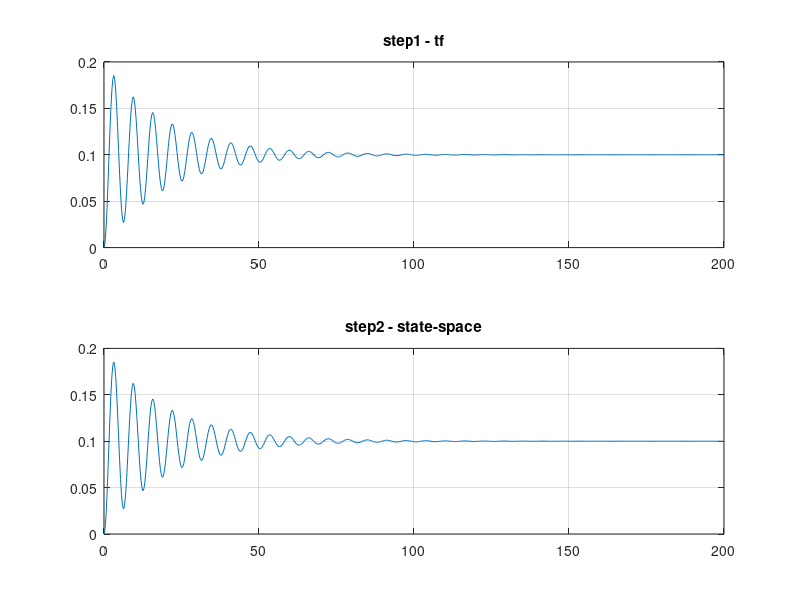
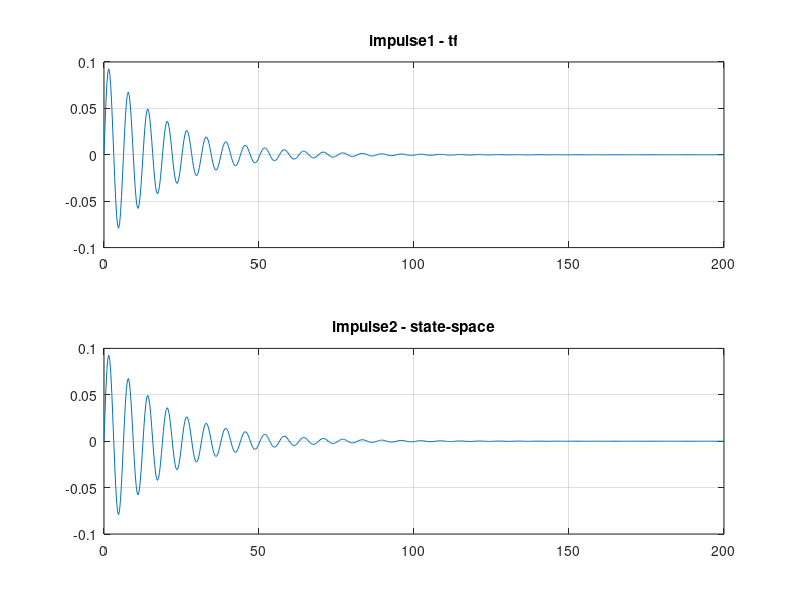
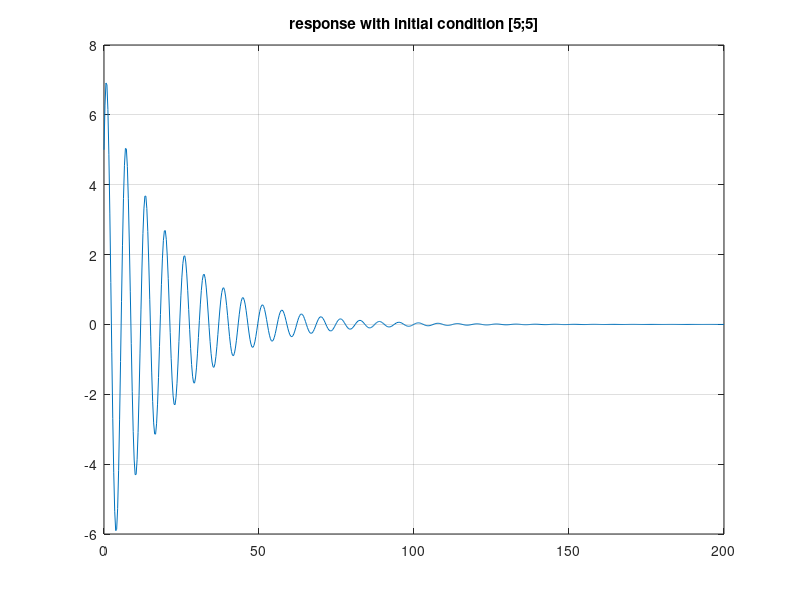
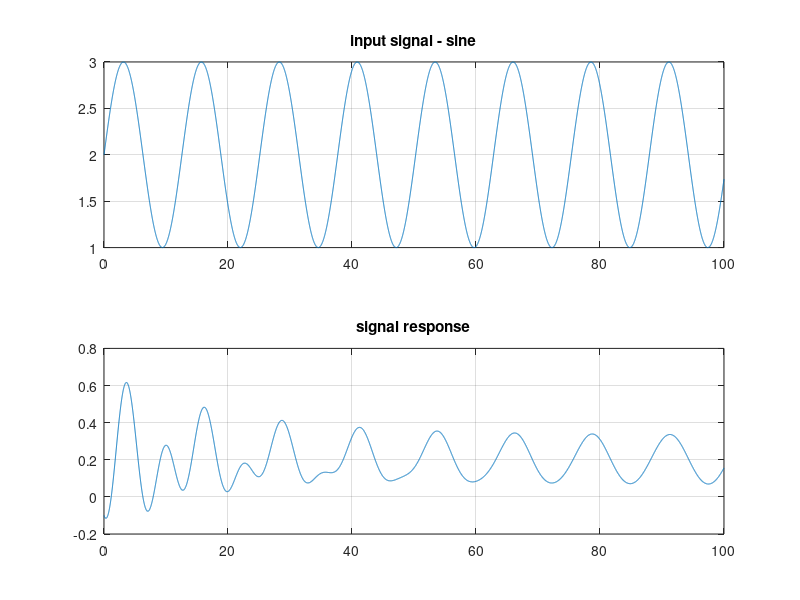

These figures' MATLAB source, in order:
% *************************************************************************
% By        : Jabed-Akhtar (github)
% date      : 01.04.2022
% *************************************************************************
% file      : MSDSystem_eg1.m
% brief     :
% *************************************************************************
% script (this) related infos:
%   - a source used within this script: https://aleksandarhaber.com/introduction-to-matlab-control-system-toolbox/
%   - task-file can be found at location: '../Tasks/MSDSystem_eg1_Task.pdf'
%   - evicences/pics can be found at location: '../docs_images__/MSDSystem_eg1_***.jpg'
% *************************************************************************
% Descriptions:
%   - a Mass-Spring-Damper system
%   - equation: m*x_dot_dot + K_d*x_dot + k_s*x = F
%       => Laplace tf: m*s_2*X(s) + K_d*s*X(s) + k_s*X(s) = F
%           -> TF: W(s) = X(s)/F(s) = 1 / (m*s_2 + K_d*s + k_s)
% *************************************************************************

clc; clear; close all;

%% Variables --------------------------------------------------------------
m = 10;
kd = 1;
ks = 10;

%% Transfer function representation ---------------------------------------
num = 1;
den = [m kd ks];

W = tf(num, den)

%% State-space representation ---------------------------------------------
A = [0 1; -ks/m -kd/m];
B = [0; 1/m];
C = [1 0];
D = 0;
sysSS = ss(A, B, C, D);

%% Step response ----------------------------------------------------------
[step1, timeStep1] = step(W)
[step2, timeStep2] = step(sysSS)
% plotting step response
figure(1)
subplot(2,1,1)
plot(timeStep1, step1) % is same as step(W)
title('step1 - tf'); grid
subplot(2,1,2)
plot(timeStep2, step2) % is same as step(sysSS)
title('step2 - state-space'); grid

%% Impulse response -------------------------------------------------------
[impulse1, timeImpulse1] = impulse(W)
[impulse2, timeImpulse2] = impulse(sysSS)
% plotting step response
figure(2)
subplot(2,1,1)
plot(timeImpulse1, impulse1) % is same as impulse(W)
title('impulse1 - tf'); grid
subplot(2,1,2)
plot(timeImpulse2, impulse2) % is same as impulse(sysSS)
title('impulse2 - state-space'); grid

%% Initial condition response ---------------------------------------------
X0 = [5;5];
[initial1, timeInitial1] = initial(sysSS, X0)
% plotting
figure(3)
plot(timeInitial1, initial1)
title('response with initial condition [5;5]'); grid

%% Response to an arbitrary signal and initial condition ------------------
X0_lsim = [-0.1,-0.1];
timeSignal = 0:0.01:100;
signal = sin(0.5*(timeSignal)) + 2*ones(size(timeSignal));
[signalResponse, timeSignalResponse] = lsim(sysSS, signal, timeSignal, X0_lsim);
% plotting
figure(4)
subplot(2,1,1)
plot(timeSignal, signal)
title('input signal - sine'); grid
subplot(2,1,2)
plot(timeSignalResponse, signalResponse)
title('signal response'); grid

%% Saving all figures -----
saveas(figure(1), 'MSDSystem_eg1_step.jpg')
saveas(figure(2), 'MSDSystem_eg1_impulse.jpg')
saveas(figure(3), 'MSDSystem_eg1_initialConditionResponse.jpg')
saveas(figure(4), 'MSDSystem_eg1_ResponseToSineSignal.jpg')


% *************************** END OF FILE *********************************